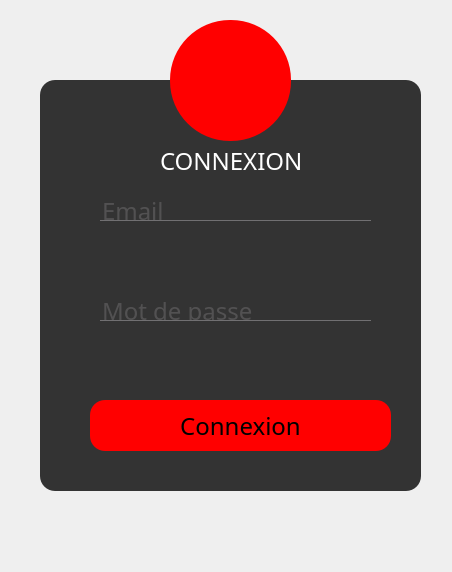
<?xml version="1.0" encoding="UTF-8"?>
<ui version="4.0">
 <class>security</class>
 <widget class="QWidget" name="security">
  <property name="geometry">
   <rect>
    <x>0</x>
    <y>0</y>
    <width>452</width>
    <height>572</height>
   </rect>
  </property>
  <property name="minimumSize">
   <size>
    <width>452</width>
    <height>572</height>
   </size>
  </property>
  <property name="maximumSize">
   <size>
    <width>452</width>
    <height>572</height>
   </size>
  </property>
  <property name="windowTitle">
   <string>Form</string>
  </property>
  <property name="styleSheet">
   <string notr="true">*{
	font-family:century gothic;
	font-size:24px;
}
#security
{
	background-image:url(:/img/background.jpg)
}
QFrame
{
	background:#333;
    border-radius: 15px;
}

QPushButton
{
	background:red;
	border-radius:15px;
}

QToolButton
{
	background:red;
	border-radius:60px;
}

QLabel
{
	color:white;
}
QPushButton:hover
{
color:#333;
border-radius:15px;
background:white;
}
#TbMail
{
background:transparent;
border:none;
color:#717072;
border-bottom: 0.5px solid #717072;

}
#TbPassword
{
background:transparent;
border:none;
color:#717072;
border-bottom: 0.5px solid #717072;

}



</string>
  </property>
  <widget class="QFrame" name="frame">
   <property name="geometry">
    <rect>
     <x>40</x>
     <y>80</y>
     <width>381</width>
     <height>411</height>
    </rect>
   </property>
   <property name="frameShape">
    <enum>QFrame::StyledPanel</enum>
   </property>
   <property name="frameShadow">
    <enum>QFrame::Raised</enum>
   </property>
   <widget class="QLabel" name="label">
    <property name="geometry">
     <rect>
      <x>120</x>
      <y>60</y>
      <width>151</width>
      <height>41</height>
     </rect>
    </property>
    <property name="text">
     <string>CONNEXION</string>
    </property>
   </widget>
   <widget class="QPushButton" name="BtnLogin">
    <property name="geometry">
     <rect>
      <x>50</x>
      <y>320</y>
      <width>301</width>
      <height>51</height>
     </rect>
    </property>
    <property name="text">
     <string>Connexion</string>
    </property>
   </widget>
   <widget class="QLineEdit" name="TbMail">
    <property name="geometry">
     <rect>
      <x>60</x>
      <y>120</y>
      <width>271</width>
      <height>21</height>
     </rect>
    </property>
    <property name="text">
     <string/>
    </property>
    <property name="placeholderText">
     <string>Email</string>
    </property>
   </widget>
   <widget class="QLineEdit" name="TbPassword">
    <property name="geometry">
     <rect>
      <x>60</x>
      <y>220</y>
      <width>271</width>
      <height>21</height>
     </rect>
    </property>
    <property name="text">
     <string/>
    </property>
    <property name="echoMode">
     <enum>QLineEdit::Password</enum>
    </property>
    <property name="placeholderText">
     <string>Mot de passe</string>
    </property>
   </widget>
  </widget>
  <widget class="QToolButton" name="toolButton">
   <property name="geometry">
    <rect>
     <x>170</x>
     <y>20</y>
     <width>121</width>
     <height>121</height>
    </rect>
   </property>
   <property name="text">
    <string/>
   </property>
   <property name="icon">
    <iconset resource="../ress.qrc">
     <normaloff>:/img/User.png</normaloff>:/img/User.png</iconset>
   </property>
   <property name="iconSize">
    <size>
     <width>128</width>
     <height>128</height>
    </size>
   </property>
  </widget>
 </widget>
 <resources>
  <include location="../ress.qrc"/>
 </resources>
 <connections/>
</ui>
